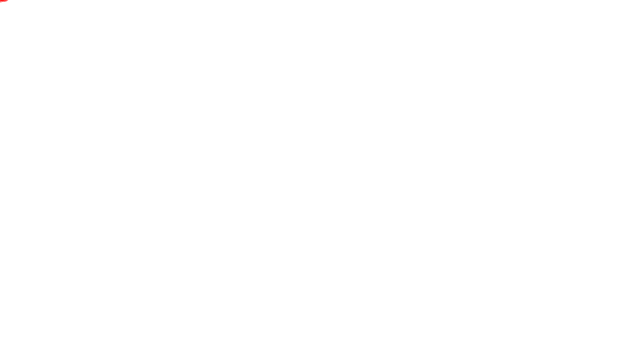
Frame 1 (no input)
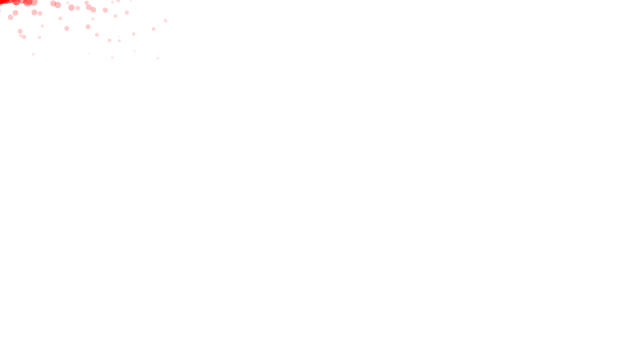
Frame 60 (the mouse pressed at the canvas centre just before this capture)
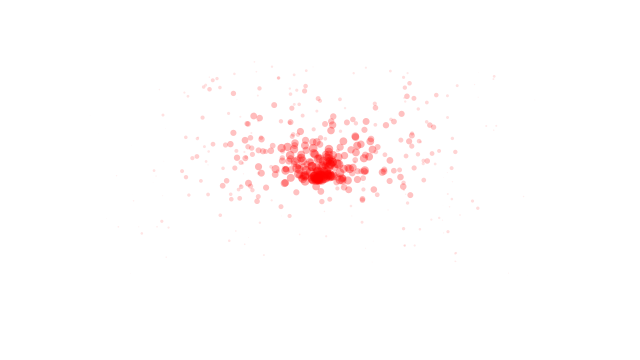
Frame 120 (the mouse held since frame 60 and released just before this capture)

The Processing sketch that drew these frames (run headless with seeded random() and noise(); from frame 60 on, the mouse is pressed at the canvas centre):

// Processing sketch: s11e02MultipleParticles
// ── s11e02MultipleParticles.pde
// The Nature of Code
// Daniel Shiffman
// http://natureofcode.com

ArrayList<Particle> particles;


void setup() {
  size(640,360);
  //p = new Particle(new PVector( width/2, height/2 ));
  particles = new ArrayList<Particle>();
  
  smooth();
  noStroke();
}

void draw() {
  background(255);
  
  for( int i =0; i < 10; i ++ ){
    Particle particle = new Particle( new PVector( mouseX, mouseY ) );
    particles.add( particle );
  }
  
  for(int i = particles.size()-1; i >= 0; i--) {
    Particle p = particles.get(i);
    p.run();
    if (p.isDead()) {
      particles.remove(i);
    }
  }
  
  println( particles.size() );
  

}
// ── Particle.pde
class Particle {
  
  PVector position;
  PVector velocity;
  PVector acceleration;
  float lifespan;
  
  Particle( PVector pos ){

    acceleration = new PVector( 0, 0.1 );
    velocity = new PVector(random(-5, 5), random(-5, 0));
    position = pos.get();
    lifespan = 100;
    
  }
  
  void run() {
   update();
   display();
  }
  
  void update(){
    velocity.add( acceleration );
    position.add( velocity );
    lifespan -= 2; // to samo co lifespan = lifespan - 2;
  }
  
  void display(){
   
    //stroke( 255, 0, 0, lifespan );
    strokeWeight(2);
    fill( 255, 0, 0, lifespan );
    float s = 10 * lifePercentage();
    ellipse( position.x, position.y, s, s );
    
  }
  
  boolean isDead() {
    if (lifespan < 0.0) {
      return true;
    } 
    else {
      return false;
    }
  }
  
  float lifePercentage(){
    
    float percentage = lifespan / 100;
    return percentage;
    
  }
  
  
  
}
